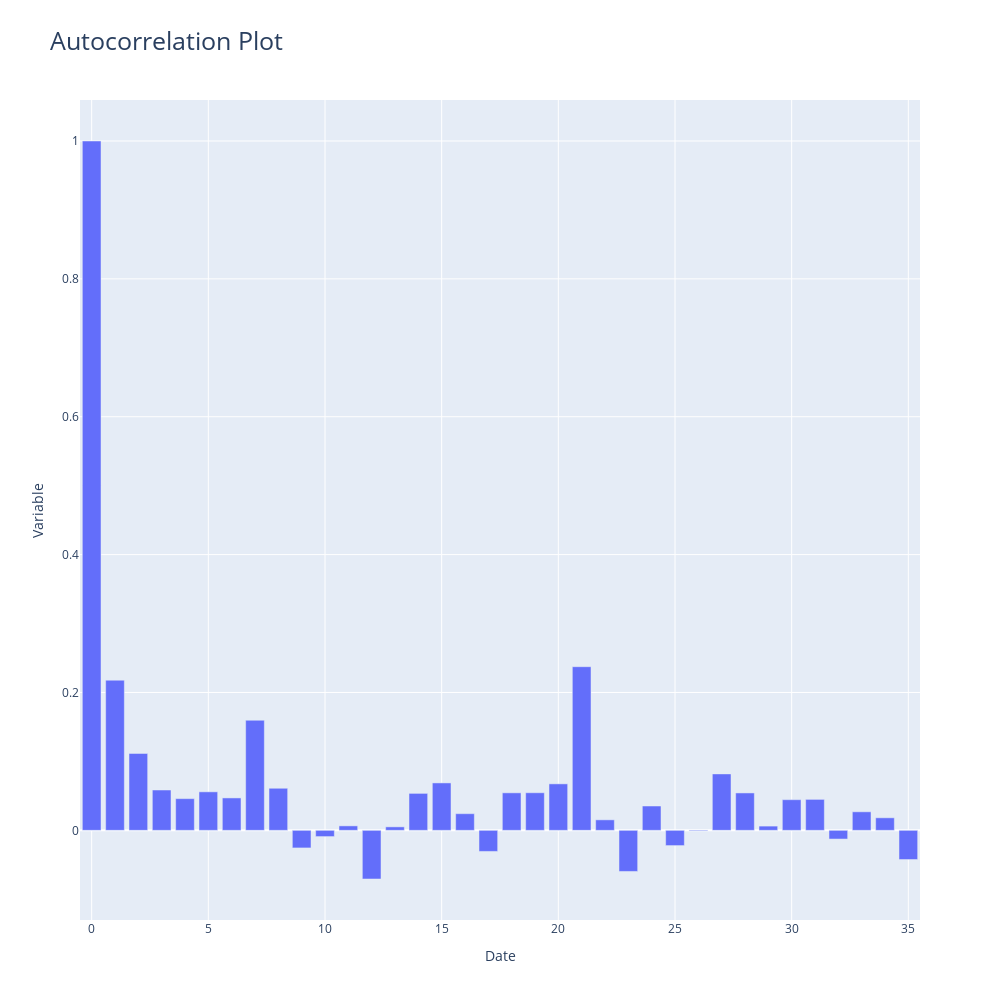

The notebook cell this image was saved under:
### Code cell
dd.plot_autocorrelation(df, col="Births", plot_type="pacf", viz_backend="plotly", n_lags=35)

### Figure 1 — Plotly figure (JSON) as saved in the notebook; plotly's stock layout.template omitted (floating-point values rounded to 4 significant figures)
{"data": [{"type": "bar", "y": [1, 0.2178, 0.1116, 0.05853, 0.04598, 0.05587, 0.04702, 0.1597, 0.06104, -0.02551, -0.009049, 0.00648, -0.07058, 0.005056, 0.05362, 0.06879, 0.02416, -0.03057, 0.05443, 0.05454, 0.06744, 0.2374, 0.01524, -0.05963, 0.03531, -0.02209, -0.0009352, 0.08188, 0.05426, 0.006153, 0.04447, 0.04492, -0.01265, 0.0269, 0.0182, -0.04232]}], "layout": {"height": 1000, "title": {"font": {"size": 25}, "text": "Autocorrelation Plot"}, "width": 1000, "xaxis": {"autorange": true, "range": [-0.5, 35.5], "showgrid": true, "ticks": "", "title": {"text": "Date"}}, "yaxis": {"automargin": true, "autorange": true, "range": [-0.1301, 1.059], "showgrid": true, "ticks": "", "title": {"text": "Variable"}, "type": "linear"}}}
